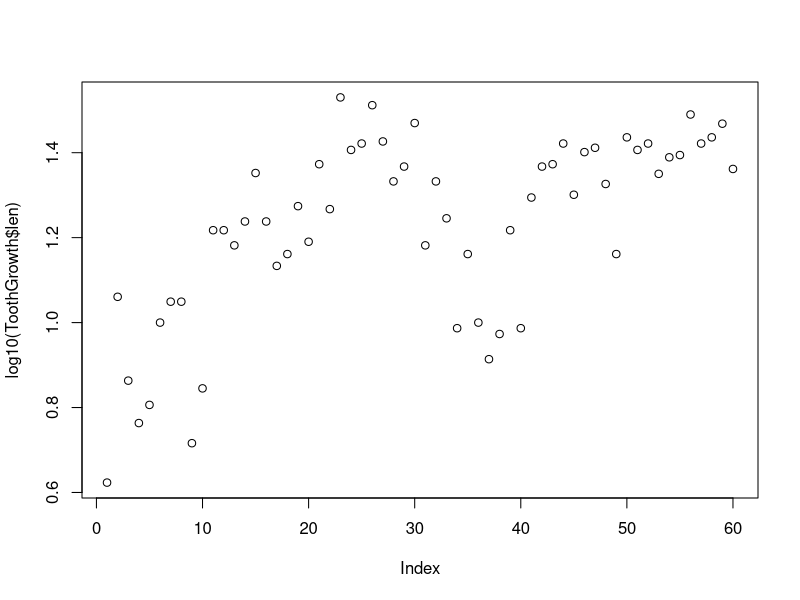
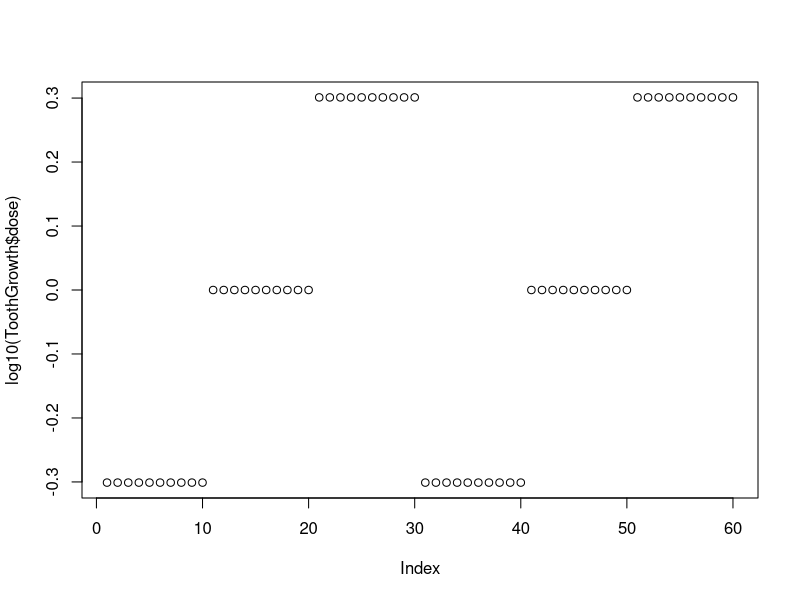
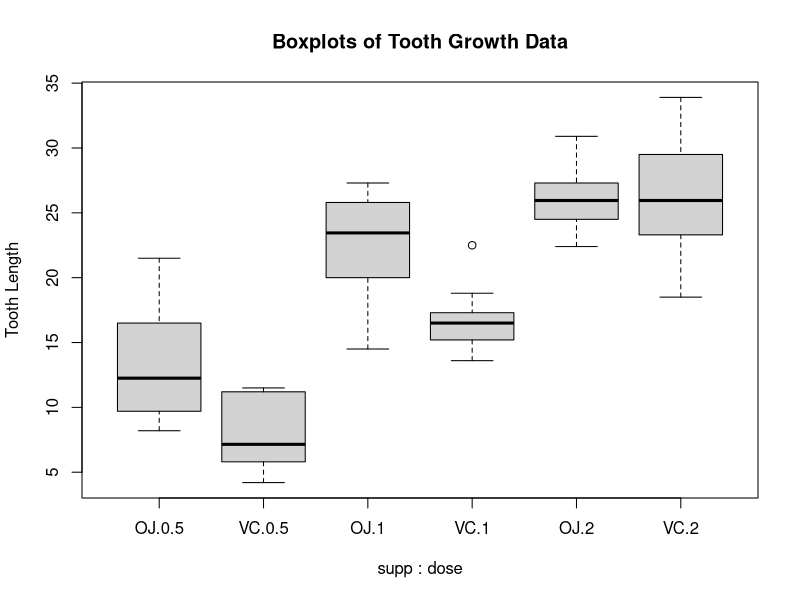
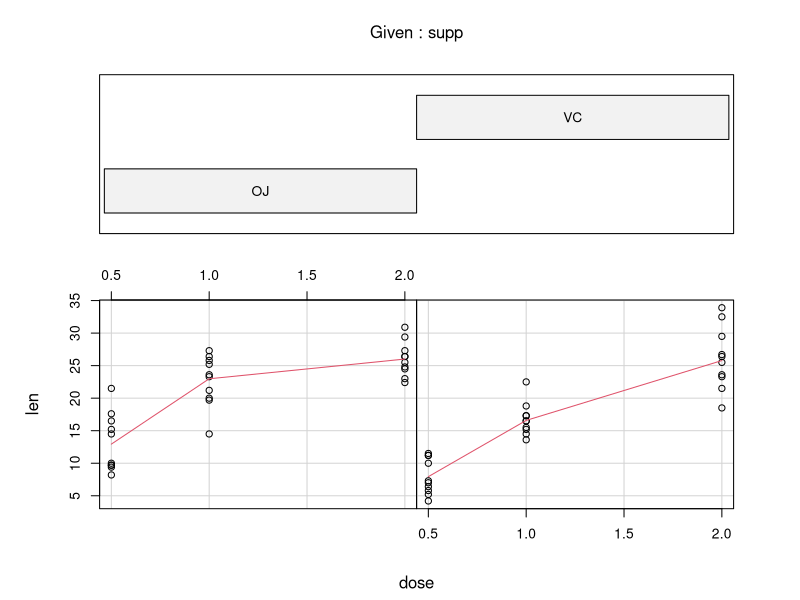
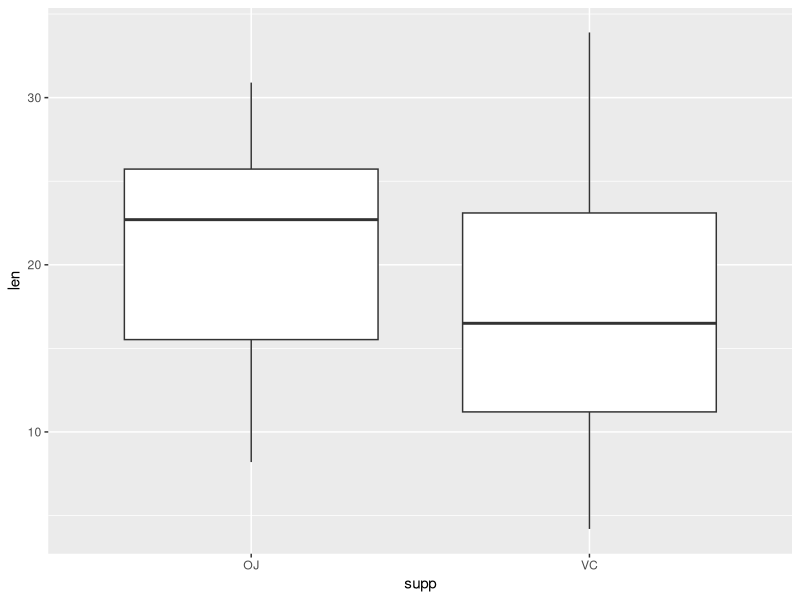
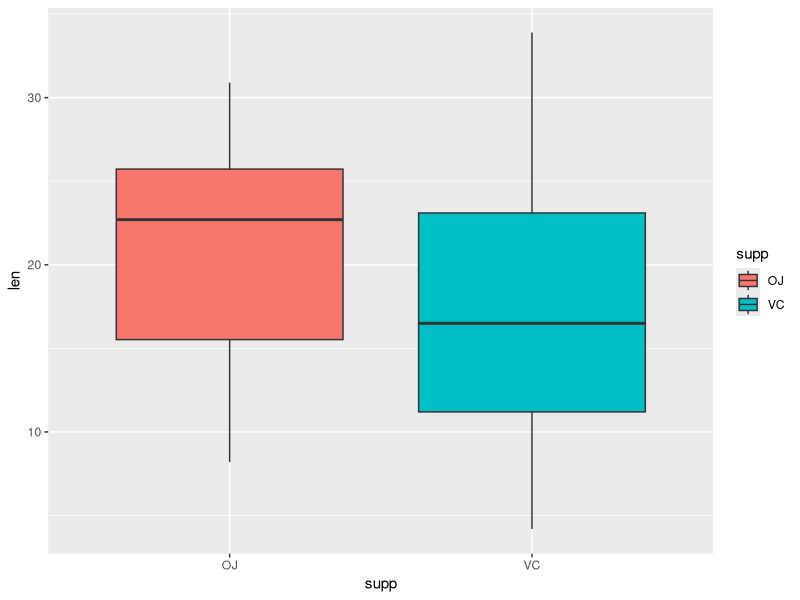
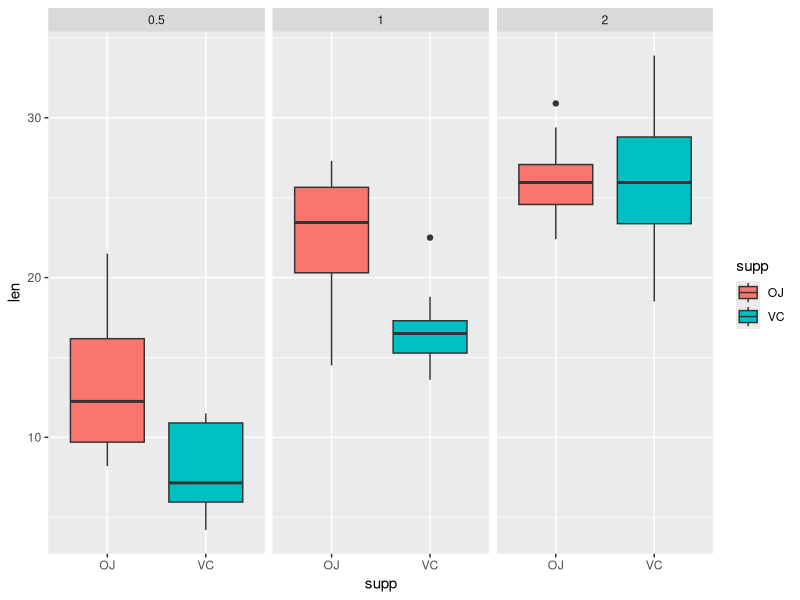

Generate these figures, in order, with R:
## ---- chunk 1
data("ToothGrowth")

str(ToothGrowth)
summary(ToothGrowth)
head(ToothGrowth)
table(ToothGrowth$supp,ToothGrowth$dose)

# RR relationships between predictors
#library(kernlab)
#data(spam)
##structureOfADataAnalysis2.pdf
#plot(log10(trainSpam$capitalAve + 1) ~ trainSpam$type)
#plot(log10(trainSpam[, 1:4] + 1))
#plot(hclust(dist(t(trainSpam[,1:57]))))
#plot(hclust(dist(t(log10(trainSpam[,1:55]))))

plot(log10(ToothGrowth$len))
plot(log10(ToothGrowth$dose))

boxplot(len ~ supp * dose, data=ToothGrowth, ylab="Tooth Length", main="Boxplots of Tooth Growth Data")

require(graphics)
coplot(len ~ dose | supp, data = ToothGrowth, panel = panel.smooth)

library(ggplot2)
ggplot(ToothGrowth, aes(x = supp, y = len)) + geom_boxplot()
ggplot(ToothGrowth, aes(x = supp, y = len, fill = supp)) + geom_boxplot()
ggplot(ToothGrowth, aes(x = supp, y = len, fill = supp)) + geom_boxplot() + facet_wrap(~ dose)
## ---- chunk 2
sessionInfo()
